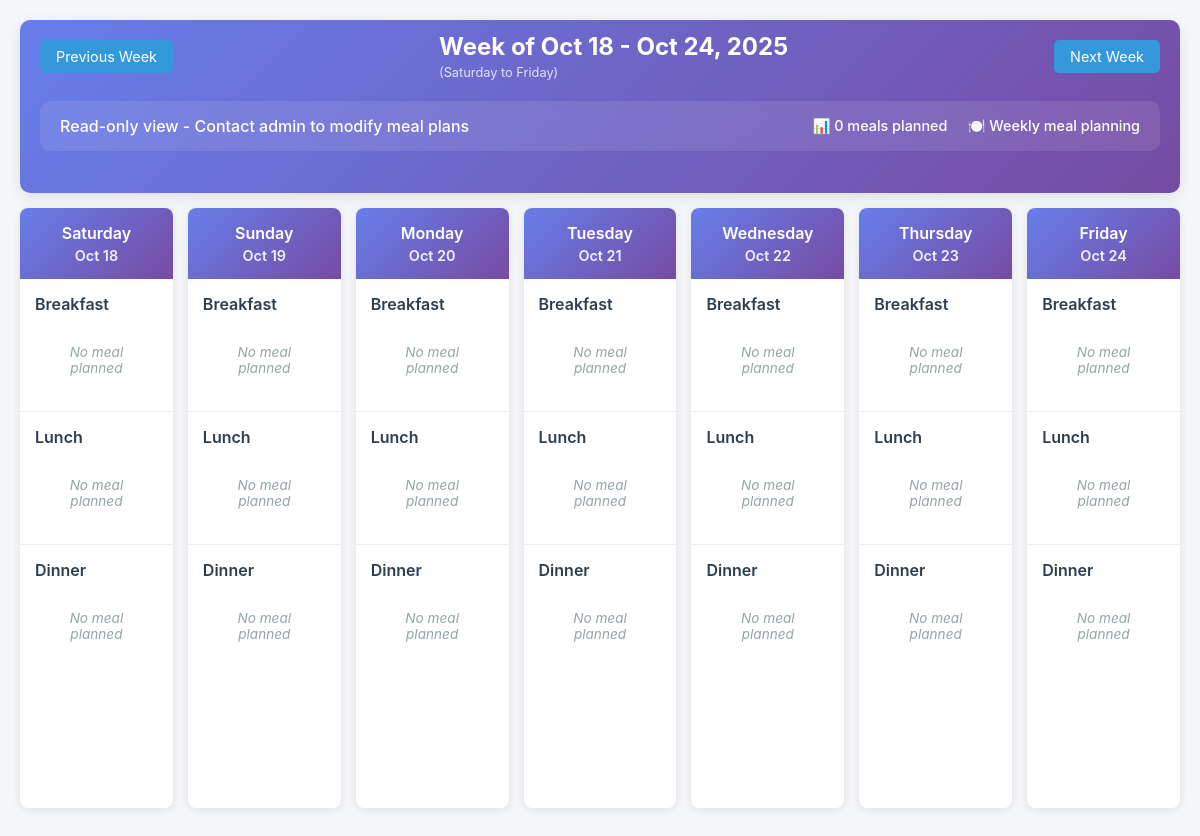
The page /chef/meal_planning.php (signed in) on the database as committed earlier.
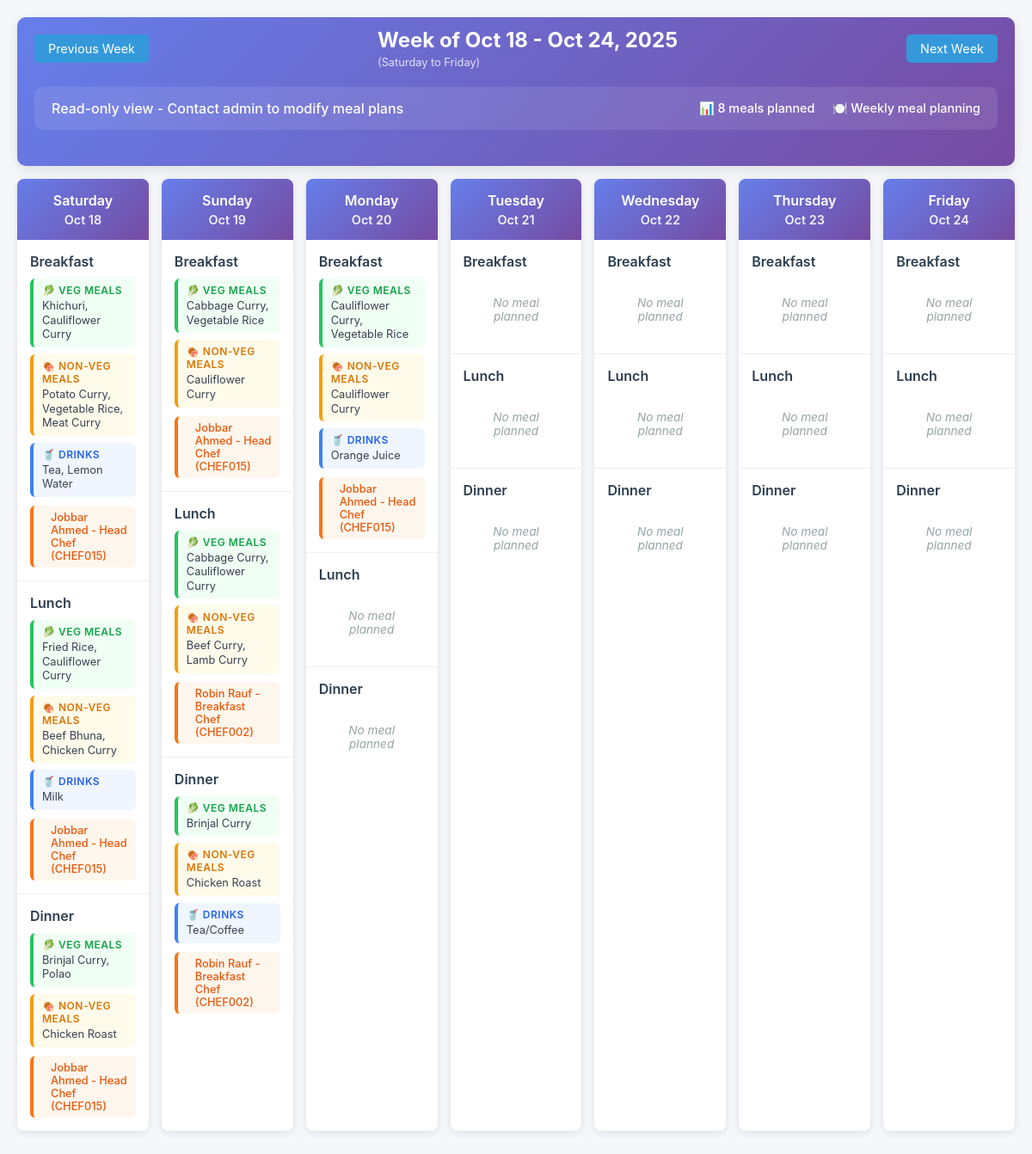
The same page on the database as committed later.
### tables this page shows
CREATE TABLE `chefs` (
  `id` int(11) NOT NULL,
  `user_id` int(11) DEFAULT NULL,
  `employee_id` varchar(20) DEFAULT NULL,
  `specialization` varchar(100) DEFAULT 'General Cooking',
  `experience_years` int(11) DEFAULT 0,
  `cuisine_expertise` text DEFAULT NULL,
  `shift_hours` varchar(50) DEFAULT NULL,
  `hire_date` date DEFAULT NULL,
  `is_available` tinyint(1) DEFAULT 1,
  `created_at` timestamp NOT NULL DEFAULT current_timestamp(),
  `monthly_salary` decimal(10,2) DEFAULT 35000.00 COMMENT 'Monthly salary amount'
);

CREATE TABLE `daily_meals` (
  `id` int(11) NOT NULL,
  `meal_date` date NOT NULL,
  `meal_type` enum('Breakfast','Lunch','Dinner','Snack') NOT NULL,
  `prepared_by` int(11) DEFAULT NULL,
  `breakfast_chef_id` int(11) DEFAULT NULL,
  `lunch_chef_id` int(11) DEFAULT NULL,
  `dinner_chef_id` int(11) DEFAULT NULL,
  `created_at` timestamp NOT NULL DEFAULT current_timestamp(),
  `updated_at` timestamp NOT NULL DEFAULT current_timestamp() ON UPDATE current_timestamp(),
  `total_cost` decimal(8,2) DEFAULT 0.00,
  `breakfast_veg_item_1` int(11) DEFAULT NULL,
  `breakfast_veg_item_2` int(11) DEFAULT NULL,
  `breakfast_veg_item_3` int(11) DEFAULT NULL,
  `breakfast_nonveg_item_1` int(11) DEFAULT NULL,
  `breakfast_nonveg_item_2` int(11) DEFAULT NULL,
  `breakfast_nonveg_item_3` int(11) DEFAULT NULL,
  `breakfast_drinks_item_1` int(11) DEFAULT NULL,
  `breakfast_drinks_item_2` int(11) DEFAULT NULL,
  `lunch_veg_item_1` int(11) DEFAULT NULL,
  `lunch_veg_item_2` int(11) DEFAULT NULL,
  `lunch_veg_item_3` int(11) DEFAULT NULL,
  `lunch_nonveg_item_1` int(11) DEFAULT NULL,
  `lunch_nonveg_item_2` int(11) DEFAULT NULL,
  `lunch_nonveg_item_3` int(11) DEFAULT NULL,
  `lunch_drinks_item_1` int(11) DEFAULT NULL,
  `lunch_drinks_item_2` int(11) DEFAULT NULL,
  `dinner_veg_item_1` int(11) DEFAULT NULL,
  `dinner_veg_item_2` int(11) DEFAULT NULL,
  `dinner_veg_item_3` int(11) DEFAULT NULL,
  `dinner_nonveg_item_1` int(11) DEFAULT NULL,
  `dinner_nonveg_item_2` int(11) DEFAULT NULL,
  `dinner_nonveg_item_3` int(11) DEFAULT NULL,
  `dinner_drinks_item_1` int(11) DEFAULT NULL,
  `dinner_drinks_item_2` int(11) DEFAULT NULL,
  `breakfast_cooking_status` enum('not_started','in_progress','completed') DEFAULT 'not_started',
  `lunch_cooking_status` enum('not_started','in_progress','completed') DEFAULT 'not_started',
  `dinner_cooking_status` enum('not_started','in_progress','completed') DEFAULT 'not_started',
  `breakfast_started_at` timestamp NULL DEFAULT NULL,
  `lunch_started_at` timestamp NULL DEFAULT NULL,
  `dinner_started_at` timestamp NULL DEFAULT NULL,
  `breakfast_completed_at` timestamp NULL DEFAULT NULL,
  `lunch_completed_at` timestamp NULL DEFAULT NULL,
  `dinner_completed_at` timestamp NULL DEFAULT NULL
);

### chef/meal_planning.php (the view, shortened to what the changed rows need)
<?php
$database = new Database();
$db = $database->getConnection();
if (isset($_GET['week'])) {
    $week_start = $_GET['week'];
} else {
    $current_date = new DateTime();
    $day_of_week = $current_date->format('w');
    if ($day_of_week == 0) {
        $week_start = $current_date->modify('-1 day')->format('Y-m-d');
    } elseif ($day_of_week < 6) {
        $days_back = $day_of_week + 1;
        $week_start = $current_date->modify("-{$days_back} days")->format('Y-m-d');
    } else {
        $week_start = $current_date->format('Y-m-d');
    }
}
$week_end = (new DateTime($week_start))->modify('+6 days')->format('Y-m-d');
$stmt = $db->prepare("
    SELECT dm.*,
           -- Breakfast chef info
           CONCAT(bu.first_name, ' ', bu.last_name) as breakfast_chef_name,
           bc.specialization as breakfast_chef_specialization,
           bc.employee_id as breakfast_chef_employee_id,
           -- Lunch chef info
           CONCAT(lu.first_name, ' ', lu.last_name) as lunch_chef_name,
           lc.specialization as lunch_chef_specialization,
           lc.employee_id as lunch_chef_employee_id,
           -- Dinner chef info
           CONCAT(du.first_name, ' ', du.last_name) as dinner_chef_name,
           dc.specialization as dinner_chef_specialization,
           dc.employee_id as dinner_chef_employee_id
    FROM daily_meals dm
    LEFT JOIN chefs bc ON dm.breakfast_chef_id = bc.id
    LEFT JOIN users bu ON bc.user_id = bu.id
    LEFT JOIN chefs lc ON dm.lunch_chef_id = lc.id
    LEFT JOIN users lu ON lc.user_id = lu.id
    LEFT JOIN chefs dc ON dm.dinner_chef_id = dc.id
    LEFT JOIN users du ON dc.user_id = du.id
    WHERE dm.meal_date BETWEEN ? AND ?
    ORDER BY dm.meal_date, FIELD(dm.meal_type, 'Breakfast', 'Lunch', 'Dinner')
");
$stmt->execute([$week_start, $week_end]);
$meals = $stmt->fetchAll(PDO::FETCH_ASSOC);
$weekly_meals = [];
for ($i = 0; $i < 7; $i++) {
    $date = date('Y-m-d', strtotime($week_start . ' +' . $i . ' days'));
    $weekly_meals[$date] = ['Breakfast' => null, 'Lunch' => null, 'Dinner' => null];
}
foreach ($meals as $meal) {
    $weekly_meals[$meal['meal_date']][$meal['meal_type']] = $meal;
}
?>
<!DOCTYPE html>
<html lang="en">
<head>
</head>
<body>
    <div class="container">
        <div class="header">
            <div class="week-navigation">
                <div class="week-info">
                    <h2>Week of <?= date('M j', strtotime($week_start)) ?> - <?= date('M j, Y', strtotime($week_end)) ?></h2>
                </div>
            </div>
            <div class="meal-actions-bar">
                <div class="week-stats">
                    <?php
                    $total_meals = count($meals);
                    ?>
                    <span class="stat">📊 <?= $total_meals ?> meals planned</span>
                    <span class="stat">🍽️ Weekly meal planning</span>
                </div>
            </div>
        </div>
        <div class="meal-grid">
            <?php foreach ($weekly_meals as $date => $day_meals): ?>
                <div class="day-column">
                    <div class="day-header">
                        <?= date('l', strtotime($date)) ?>
                        <div class="day-date"><?= date('M j', strtotime($date)) ?></div>
                    </div>
                    <?php foreach (['Breakfast', 'Lunch', 'Dinner'] as $meal_type): ?>
                        <div class="meal-section">
                            <div class="meal-type"><?= $meal_type ?></div>
                            <?php if ($day_meals[$meal_type]): ?>
                                <div class="meal-info">
                                    <?php
                                    $meal = $day_meals[$meal_type];
                                    $meal_prefix = strtolower($meal_type);
                                    $veg_items = [];
                                    $nonveg_items = [];
                                    $drink_items = [];
                                    $sections = ['veg', 'nonveg', 'drinks'];
                                    $section_slots = ['veg' => 3, 'nonveg' => 3, 'drinks' => 2];
                                    $has_new_data = false;
                                    foreach ($sections as $section) {
                                        for ($i = 1; $i <= $section_slots[$section]; $i++) {
                                            $field_name = "{$meal_prefix}_{$section}_item_{$i}";
                                            if (!empty($meal[$field_name])) {
                                                $has_new_data = true;
                                                $item_stmt = $db->prepare("SELECT item_name, item_type FROM meal_items WHERE id = ?");
                                                $item_stmt->execute([$meal[$field_name]]);
                                                $item_data = $item_stmt->fetch(PDO::FETCH_ASSOC);
                                                if ($item_data) {
                                                    if ($section === 'veg') {
                                                        $veg_items[] = $item_data['item_name'];
                                                    } elseif ($section === 'nonveg') {
                                                        $nonveg_items[] = $item_data['item_name'];
                                                    } elseif ($section === 'drinks') {
                                                        $drink_items[] = $item_data['item_name'];
                                                    }
                                                }
                                            }
                                        }
                                    }
                                    if (!$has_new_data && !empty($meal['menu_items'])) {
                                        echo '<div class="meal-items">' . htmlspecialchars($meal['menu_items']) . '</div>';
                                    } else {
                                        if (!empty($veg_items)): ?>
                                            <div class="meal-category veg-category">
                                                <div class="category-header">🥬 Veg Meals</div>
                                                <div class="category-items"><?= implode(', ', $veg_items) ?></div>
                                            </div>
                                        <?php endif;
                                        if (!empty($nonveg_items)): ?>
                                            <div class="meal-category nonveg-category">
                                                <div class="category-header">🍖 Non-Veg Meals</div>
                                                <div class="category-items"><?= implode(', ', $nonveg_items) ?></div>
                                            </div>
                                        <?php endif;
                                        if (!empty($drink_items)): ?>
                                            <div class="meal-category drink-category">
                                                <div class="category-header">🥤 Drinks</div>
                                                <div class="category-items"><?= implode(', ', $drink_items) ?></div>
                                            </div>
                                        <?php endif;
                                    }
                                    ?>
                                    <?php
                                    $chef_name = null;
                                    $chef_specialization = null;
                                    $chef_employee_id = null;
                                    if ($meal_type === 'Breakfast') {
                                        $chef_name = $meal['breakfast_chef_name'];
                                        $chef_specialization = $meal['breakfast_chef_specialization'];
                                        $chef_employee_id = $meal['breakfast_chef_employee_id'];
                                    } elseif ($meal_type === 'Lunch') {
                                        $chef_name = $meal['lunch_chef_name'];
                                        $chef_specialization = $meal['lunch_chef_specialization'];
                                        $chef_employee_id = $meal['lunch_chef_employee_id'];
                                    } elseif ($meal_type === 'Dinner') {
                                        $chef_name = $meal['dinner_chef_name'];
                                        $chef_specialization = $meal['dinner_chef_specialization'];
                                        $chef_employee_id = $meal['dinner_chef_employee_id'];
                                    }
                                    if ($chef_name): ?>
                                        <div class="meal-chef">
                                            <i class="fas fa-user-chef"></i> <?= htmlspecialchars($chef_name) ?>
                                            <?php if ($chef_specialization): ?>
                                                - <?= htmlspecialchars($chef_specialization) ?>
                                            <?php endif; ?>
                                            <?php if ($chef_employee_id): ?>
                                                (<?= htmlspecialchars($chef_employee_id) ?>)
                                            <?php endif; ?>
                                        </div>
                                    <?php endif; ?>
                                </div>
                            <?php else: ?>
                                <div class="empty-meal">No meal planned</div>
                            <?php endif; ?>
                        </div>
                    <?php endforeach; ?>
                </div>
            <?php endforeach; ?>
        </div>
    </div>
</body>
</html>

Rows that differ between the two databases and show on the page:
now on this page (row unchanged): chefs: specialization "Head Chef", employee "CHEF015"
added daily_meals: meal_type "Dinner", veg_items "Brinjal Curry, Polao", nonveg_items "Chicken Roast", chef_name "Jobbar Ahmed", dinner_chef.specialization "Head Chef", dinner_chef.employee_id "CHEF015", shown under "Saturday"
added daily_meals: meal_type "Breakfast", veg_items "Cabbage Curry, Vegetable Rice", nonveg_items "Cauliflower Curry", chef_name "Jobbar Ahmed", breakfast_chef.specialization "Head Chef", breakfast_chef.employee_id "CHEF015", shown under "Sunday"
added daily_meals: meal_type "Lunch", veg_items "Cabbage Curry, Cauliflower Curry", nonveg_items "Beef Curry, Lamb Curry", chef_name "Robin Rauf", lunch_chef.specialization "Breakfast Chef", lunch_chef.employee_id "CHEF002", shown under "Sunday"
now on this page (row unchanged): chefs: specialization "Breakfast Chef", employee "CHEF002"
Other text that changed with them:
$total_meals: "0" → "8"
list line gone: "Breakfast No meal planned Lunch No meal planned Dinner No meal planned"
new list line: "Breakfast 🥬 VEG MEALS Khichuri, Cauliflower Curry 🍖 NON-VEG MEALS Potato Curry, Vegetable Rice, Meat Curry 🥤 DRINKS Tea, Lemon Water Jobbar Ahmed - ( ) Lunch 🥬 VEG MEALS Fried Rice, Cauliflower Curry 🍖 NON-VEG MEALS Beef Bhuna, Chicken Curry 🥤 DRINKS Milk Jobbar Ahmed - ( )"
new list line: "Dinner 🥬 VEG MEALS Brinjal Curry 🍖 NON-VEG MEALS Chicken Roast 🥤 DRINKS Tea/Coffee Robin Rauf - ( )"
list line gone: "Breakfast No meal planned"
new list line: "Breakfast 🥬 VEG MEALS Cauliflower Curry, Vegetable Rice 🍖 NON-VEG MEALS Cauliflower Curry 🥤 DRINKS Orange Juice Jobbar Ahmed - ( )"
